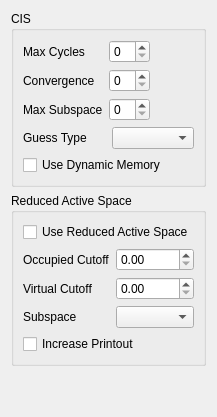
          <widget class="QWidget" name="AdvancedCIS">
           <layout class="QVBoxLayout" name="verticalLayout_15">
            <item>
             <widget class="QGroupBox" name="groupBox_2">
              <property name="title">
               <string>CIS</string>
              </property>
              <layout class="QVBoxLayout" name="verticalLayout_9">
               <item>
                <layout class="QGridLayout">
                 <item row="0" column="1">
                  <widget class="QSpinBox" name="cis_max_cycles"/>
                 </item>
                 <item row="1" column="1">
                  <widget class="QSpinBox" name="cis_convergence"/>
                 </item>
                 <item row="1" column="0">
                  <widget class="QLabel" name="label_66">
                   <property name="text">
                    <string>Convergence</string>
                   </property>
                  </widget>
                 </item>
                 <item row="0" column="0">
                  <widget class="QLabel" name="label_166">
                   <property name="text">
                    <string>Max Cycles</string>
                   </property>
                  </widget>
                 </item>
                 <item row="0" column="2">
                  <spacer>
                   <property name="orientation">
                    <enum>Qt::Horizontal</enum>
                   </property>
                   <property name="sizeHint" stdset="0">
                    <size>
                     <width>10</width>
                     <height>20</height>
                    </size>
                   </property>
                  </spacer>
                 </item>
                 <item row="2" column="1">
                  <widget class="QSpinBox" name="max_cis_subspace"/>
                 </item>
                 <item row="2" column="0">
                  <widget class="QLabel" name="label_22">
                   <property name="text">
                    <string>Max Subspace</string>
                   </property>
                  </widget>
                 </item>
                 <item row="3" column="0" colspan="3">
                  <layout class="QHBoxLayout" name="horizontalLayout_5">
                   <item>
                    <widget class="QLabel" name="label_90">
                     <property name="text">
                      <string>Guess Type</string>
                     </property>
                    </widget>
                   </item>
                   <item>
                    <widget class="QComboBox" name="qui_cis_guess"/>
                   </item>
                  </layout>
                 </item>
                </layout>
               </item>
               <item>
                <widget class="QCheckBox" name="cis_dynamic_memory">
                 <property name="text">
                  <string>Use Dynamic Memory</string>
                 </property>
                </widget>
               </item>
              </layout>
             </widget>
            </item>
            <item>
             <widget class="QGroupBox" name="groupBox_10">
              <property name="title">
               <string>Reduced Active Space</string>
              </property>
              <layout class="QVBoxLayout" name="verticalLayout_14">
               <item>
                <layout class="QGridLayout" name="gridLayout_22">
                 <item row="0" column="0" colspan="2">
                  <widget class="QCheckBox" name="cis_ras">
                   <property name="text">
                    <string>Use Reduced Active Space</string>
                   </property>
                  </widget>
                 </item>
                 <item row="1" column="0">
                  <widget class="QLabel" name="label_cis_ras_cutoff_occupied">
                   <property name="text">
                    <string>Occupied Cutoff</string>
                   </property>
                  </widget>
                 </item>
                 <item row="2" column="0">
                  <widget class="QLabel" name="label_cis_ras_cutoff_virtual">
                   <property name="text">
                    <string>Virtual Cutoff</string>
                   </property>
                  </widget>
                 </item>
                 <item row="1" column="1">
                  <widget class="QDoubleSpinBox" name="cis_ras_cutoff_occupied"/>
                 </item>
                 <item row="2" column="1">
                  <widget class="QDoubleSpinBox" name="cis_ras_cutoff_virtual"/>
                 </item>
                 <item row="3" column="0">
                  <widget class="QLabel" name="label_cis_ras_type">
                   <property name="text">
                    <string>Subspace</string>
                   </property>
                  </widget>
                 </item>
                 <item row="4" column="0" colspan="2">
                  <widget class="QCheckBox" name="cis_ras_print">
                   <property name="text">
                    <string>Increase Printout</string>
                   </property>
                  </widget>
                 </item>
                 <item row="3" column="1">
                  <widget class="QComboBox" name="cis_ras_type"/>
                 </item>
                </layout>
               </item>
              </layout>
             </widget>
            </item>
            <item>
             <spacer>
              <property name="orientation">
               <enum>Qt::Vertical</enum>
              </property>
              <property name="sizeHint" stdset="0">
               <size>
                <width>20</width>
                <height>40</height>
               </size>
              </property>
             </spacer>
            </item>
           </layout>
          </widget>
